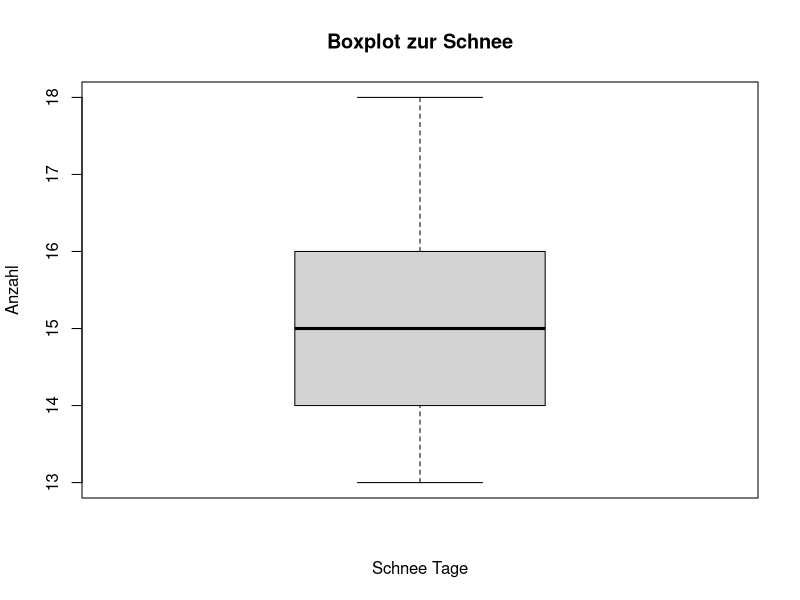
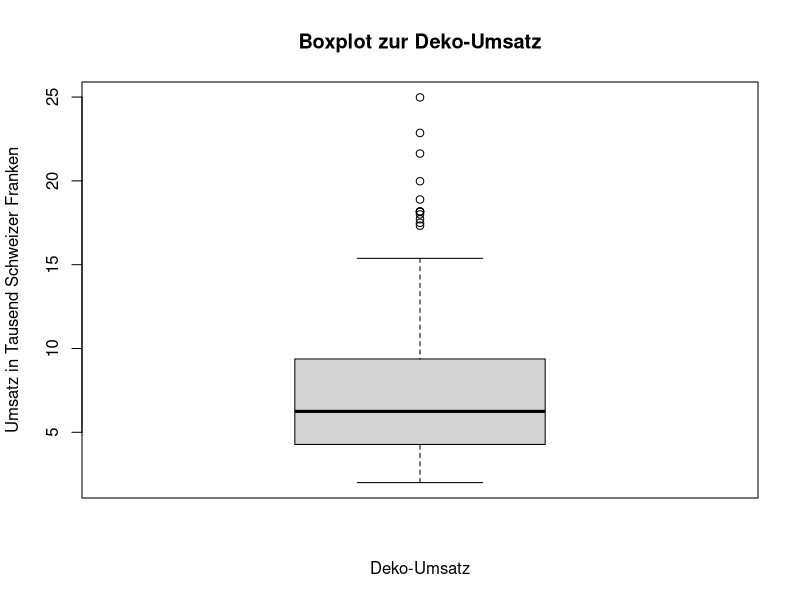
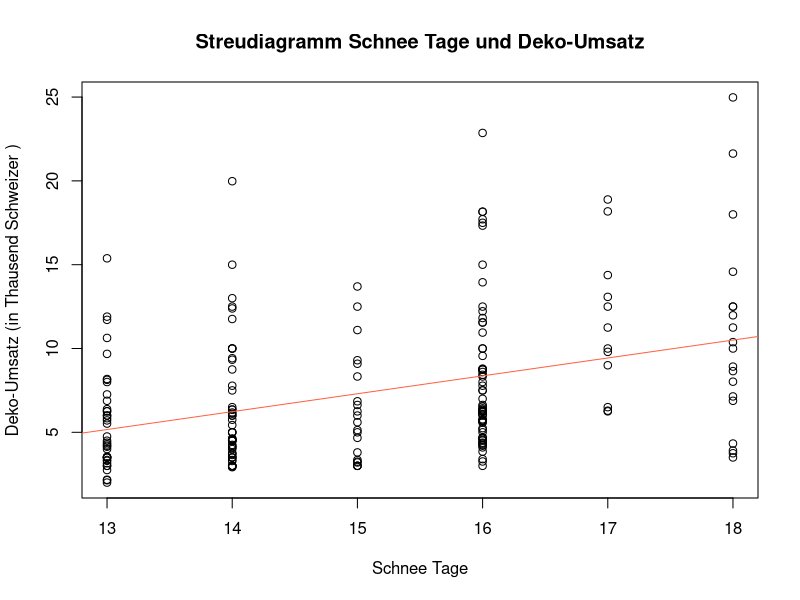
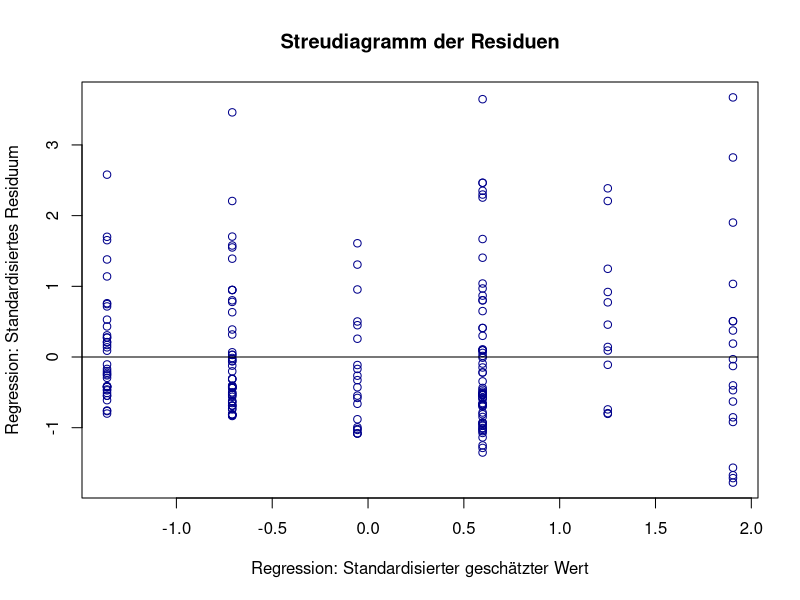
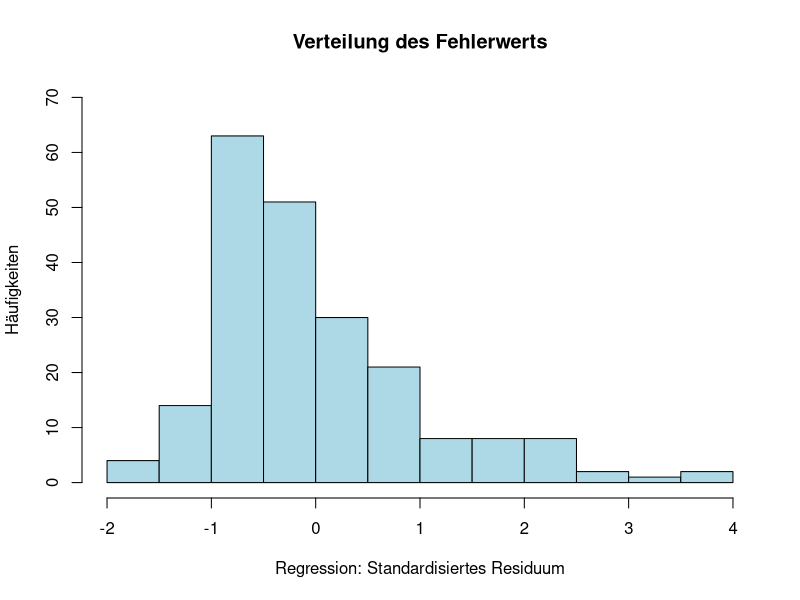

Write R code to recreate these figures, in order.
## ---- chunk 1
library(readr)
regression <- read_csv("uebung8.csv")
regression
## ---- chunk 2
boxplot(regression$schnee, main="Boxplot zur Schnee", xlab="Schnee Tage", ylab="Anzahl")
## ---- chunk 3
umsatz <- boxplot(regression$deko, main="Boxplot zur Deko-Umsatz", xlab="Deko-Umsatz", ylab="Umsatz in Tausend Schweizer Franken")
## ---- chunk 4
View(regression)
## ---- chunk 5
ausreisser <- umsatz$out
ausreisser
## ---- chunk 6
library(psych)
describe(regression)
## ---- chunk 7
plot( regression$deko ~ regression$schnee, main= "Streudiagramm Schnee Tage und Deko-Umsatz", xlab = "Schnee Tage" , ylab="Deko-Umsatz (in Thausend Schweizer )")
abline(lm(deko ~ schnee, data = regression), col="tomato")
## ---- chunk 8
test <- cor.test(regression$schnee, regression$deko)
test
## ---- chunk 9
regression1 <-  lm(regression$deko ~ regression$schnee)

zpred <- scale(fitted(regression1), center = T, scale = T)
sres <-rstandard(regression1)

plot (x=zpred, y=sres, main = "Streudiagramm der Residuen", 
      xlab ="Regression: Standardisierter geschätzter Wert", 
      ylab = "Regression: Standardisiertes Residuum",
      col = "darkblue")

abline (a=0, b=0)
## ---- chunk 10
hist (sres, freq = T, breaks = 10, main ="Verteilung des Fehlerwerts", xlab= "Regression: Standardisiertes Residuum", ylab="Häufigkeiten", xlim = c(-2,4),ylim = c(0,70), col = "lightblue" )
## ---- chunk 11
regression1 <-  lm(regression$deko ~ regression$schnee)

reg <- summary(regression1)
reg
## ---- chunk 12
reg$adj.r.squared

## ---- chunk 13
f<- sqrt(reg$adj.r.squared/ (1-reg$adj.r.squared))
f
